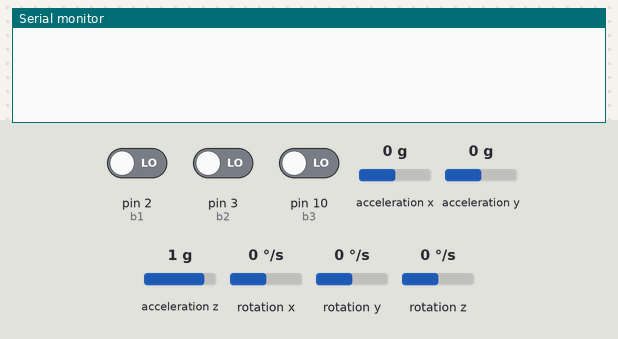
Bench run of a sketch on a simulated Arduino Leonardo, built with avr-gcc and run on an emulated ATmega32U4. Shown: the last lines printed to the serial monitor. The test bench sets the inputs (shaded band); at power-on: pin 2 (b1) LOW, pin 3 (b2) LOW, pin 10 (b3) LOW, acceleration x 0 g, acceleration y 0 g, acceleration z 1 g, rotation x 0 °/s, rotation y 0 °/s, rotation z 0 °/s. USB keyboard and mouse output is not drawn.

Above: at 1.2 s.
1.3 s: pin 2 (b1) driven HIGH
At 1.8 s:
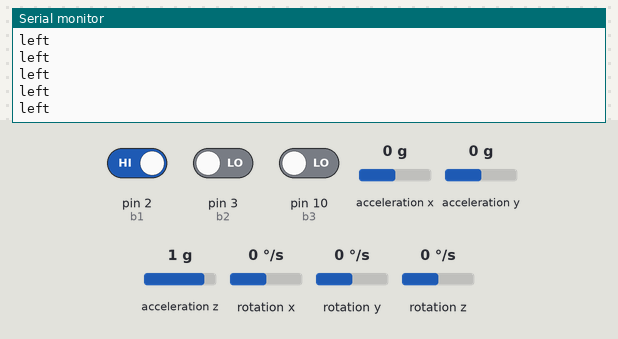
3.2 s: pin 3 (b2) driven HIGH
At 3.7 s:
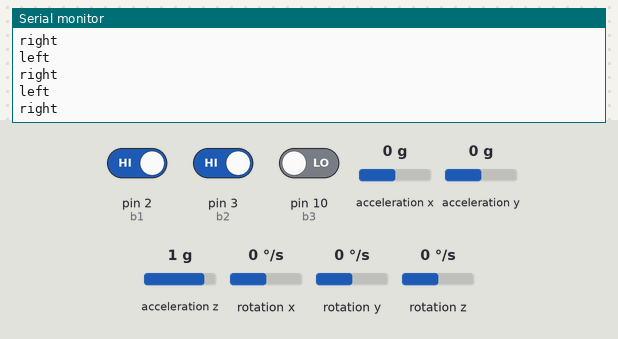

Measured:
- after the input at 1.3 s, the serial monitor: prints a new line at once (image 1)
- after the input at 3.2 s, the serial monitor: prints a new line at once (image 2)

The sketch:

Arduino_Gun_with_mouse_and_keyboard.ino
```cpp
/* creatied by Priyam Mehta (This_Is_Dexter)
 *  and helped  by Meet Rathod ( MRX)
 */


#include <Keyboard.h>

#include <Mouse.h>

//#include <I2Cdev.h>


#include <Wire.h>
///#include <I2Cdev.h>
#include <MPU6050.h>
#include <Mouse.h>

MPU6050 mpu;
int16_t ax, ay, az, gx, gy, gz;
int vx, vy;
const int b1=2; // left click
const int b2=3; // right click
const int b3=10; // keyboard "r" button click to reload

void setup() {
  Serial.begin(9600);
  Wire.begin();
  mpu.initialize();
  if (!mpu.testConnection()) {
    while (1);
    }

    Mouse.begin();
    Keyboard.begin();
    pinMode(b1, INPUT);
    pinMode(b2, INPUT);
    pinMode(b3,INPUT);
}

void loop() {
  mpu.getMotion6(&ax, &ay, &az, &gx, &gy, &gz);

  vx = (gx+300)/200;  // "+300" because the x axis of gyroscope give values about -350 while it's not moving. Change this value if you get something different using the TEST code, chacking if there are values far from zero.
  vy = -(gz-100)/200; // same here about "-100"

  Mouse.move(vx, vy);

  delay(20);

int  left=digitalRead(b1);
int  right=digitalRead(b2);
int  reload=digitalRead(b3);

  if(left==HIGH) {
   // if (!Mouse.isPressed(MOUSE_LEFT)) {
       Mouse.click(MOUSE_LEFT);
       Serial.println("left");

  //  }
   }

   if(right==HIGH) {
  //  if (!Mouse.isPressed(MOUSE_RIGHT)) {
       Mouse.click(MOUSE_RIGHT);
       Serial.println("right");

   // }
   }

  if(reload==HIGH) {
    Keyboard.press("r");
    delay(20);
    Serial.println("r");
    Keyboard.releaseAll();
  }

}
```
